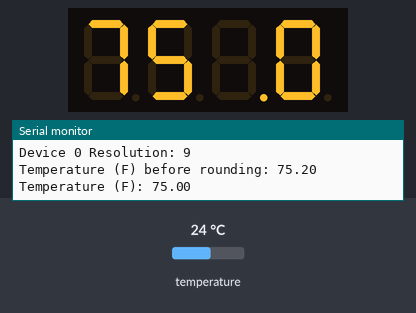
Bench run of a sketch on a simulated Arduino Uno, built with avr-gcc and run on an emulated ATmega328P. On the bench: 4-digit seven-segment display, the last lines printed to the serial monitor. The test bench sets the inputs (shaded band); at power-on: temperature 24 °C.

Above: at 5.7 s.
5.8 s: temperature set to 12 °C
At 10.9 s:
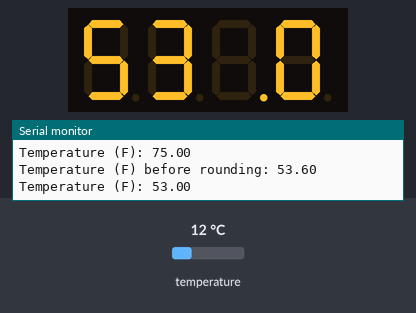
13.3 s: temperature set to 19 °C
At 15.9 s:
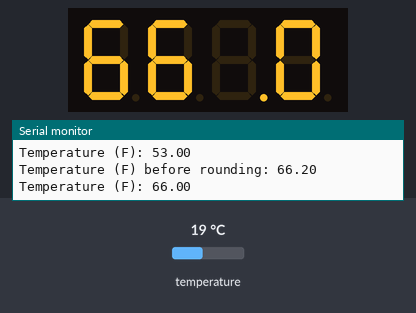
20.8 s: temperature set to 28 °C
At 25.9 s:
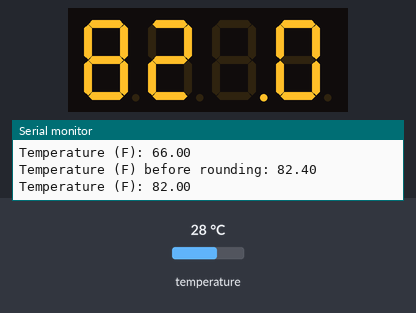
Timing chart, 0 to 27.4 s (numbered marks = the images above; inputs shaded):
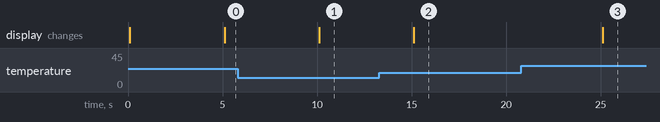

The sketch:

TM1650-and-DH18B20.ino
```cpp
#include <OneWire.h>
#include <DallasTemperature.h>
#include <Wire.h>
#include <TM1650.h>
#include <math.h>

#define ONE_WIRE_BUS 2

OneWire oneWire(ONE_WIRE_BUS);
DallasTemperature sensors(&oneWire);
DeviceAddress insideThermometer;
TM1650 d;
unsigned long lastMillis = 0;


// function to print a device address
void printAddress(DeviceAddress deviceAddress)
{
  for (uint8_t i = 0; i < 8; i++)
  {
    if (deviceAddress[i] < 16) Serial.print("0");
    Serial.print(deviceAddress[i], HEX);
  }
}

void displayTemp(DeviceAddress deviceAddress) {
  float preF = sensors.getTempF(deviceAddress);
  Serial.print("Temperature (F) before rounding: ");
  Serial.println(preF);
  float f = roundf(preF * 100) / 100;
  String fStr = String(f);
  String space = String(' ');
  Serial.print("Temperature (F): ");
  Serial.println(fStr);
  char fChar[5];
  fStr.toCharArray(fChar, sizeof(fChar));
  d.displayString(fChar);
}

void setup()
{

  Serial.begin(9600); //Start serial communication at 9600 for debug statements
  Serial.println("Thermostat Initializing");

  // locate devices on the bus
  Serial.print("Locating devices...");
  sensors.begin();
  Serial.print("Found ");
  Serial.print(sensors.getDeviceCount(), DEC);
  Serial.println(" devices.");

  // report parasite power requirements
  Serial.print("Parasite power is: ");
  if (sensors.isParasitePowerMode()) {
    Serial.println("ON");
  }
  else {
    Serial.println("OFF");
  }
  if (!sensors.getAddress(insideThermometer, 0)) {
    Serial.println("Unable to find address for Device 0");
  }

  Serial.print("Device 0 Address: ");
  printAddress(insideThermometer);
  Serial.println();

  // set the resolution to 9 bit (Each Dallas/Maxim device is capable of several different resolutions)
  sensors.setResolution(insideThermometer, 9);

  Serial.print("Device 0 Resolution: ");
  Serial.print(sensors.getResolution(insideThermometer), DEC);
  Serial.println();

  Wire.begin(); //Join the bus as master

  d.init();
  d.displayOn();

}

void loop()
{
  unsigned long currentMillis = millis();
  if (currentMillis >= (lastMillis + 5000)) {
    sensors.requestTemperatures();
    displayTemp(insideThermometer);
    lastMillis = currentMillis;
  }
}
```

Measured:
- after the input at 5.8 s, the display: changes after 4.3 s (image 1)
- after the input at 13.3 s, the display: changes after 1.8 s (image 2)
- after the input at 20.8 s, the display: changes after 4.3 s (image 3)
